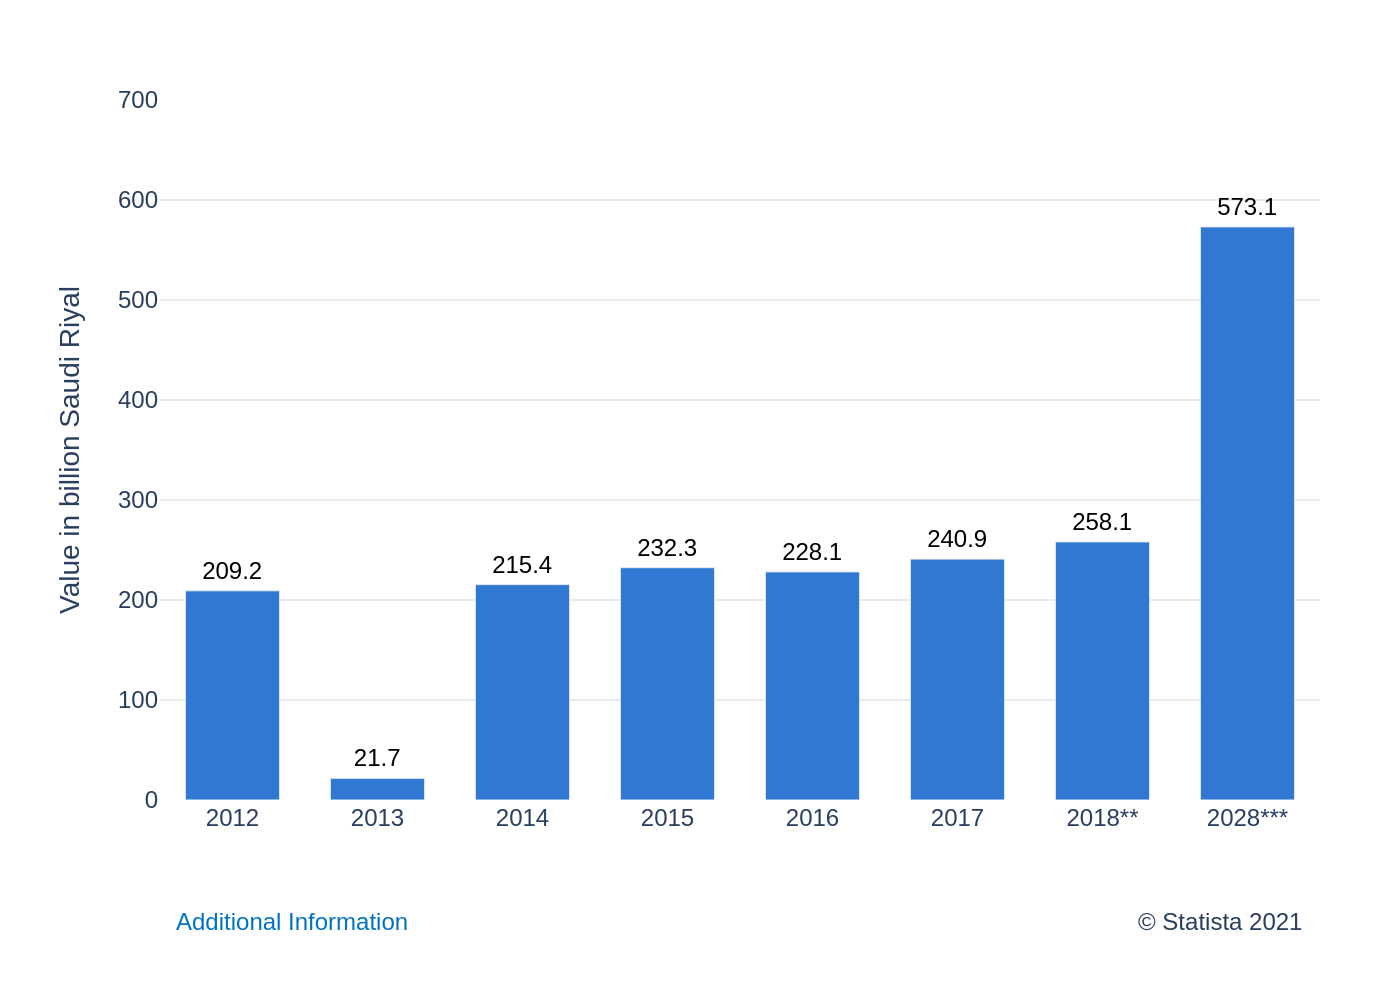

Write Python code to recreate this figure.
import sys
import json
import plotly.graph_objects as go

if len(sys.argv) != 2:
    print("Usage: python create_chart.py <path_to_json_file>")
    sys.exit(1)

json_path = sys.argv[1]

try:
    with open(json_path, 'r', encoding='utf-8') as f:
        config = json.load(f)
except FileNotFoundError:
    print(f"Error: JSON file not found at {json_path}")
    sys.exit(1)
except json.JSONDecodeError:
    print(f"Error: Could not decode JSON from {json_path}")
    sys.exit(1)

chart_data = config.get('chart_data', [])
texts = config.get('texts', {})
colors = config.get('colors', [])

categories = [item['category'] for item in chart_data]
values = [item['value'] for item in chart_data]

fig = go.Figure()

fig.add_trace(go.Bar(
    x=categories,
    y=values,
    marker_color=colors[0] if colors else '#3078D1',
    text=values,
    textposition='outside',
    texttemplate='%{text}',
    cliponaxis=False 
))

title_text = ""
if texts.get('title'):
    title_text += texts['title']
if texts.get('subtitle'):
    title_text += f"<br><sup>{texts['subtitle']}</sup>"

annotations = []
if texts.get('source'):
    annotations.append(
        dict(
            xref="paper", yref="paper",
            x=0.99, y=-0.15,
            xanchor='right', yanchor='top',
            text=texts['source'],
            showarrow=False,
            align='right',
            font=dict(family="Arial", size=12)
        )
    )

if texts.get('note'):
    annotations.append(
        dict(
            xref="paper", yref="paper",
            x=0.01, y=-0.15,
            xanchor='left', yanchor='top',
            text=texts['note'],
            showarrow=False,
            align='left',
            font=dict(family="Arial", size=12, color="#0073C0")
        )
    )

fig.update_layout(
    title=dict(
        text=title_text,
        x=0.05,
        xanchor='left'
    ),
    xaxis=dict(
        title_text=texts.get('x_axis_title'),
        showgrid=False,
        showline=False,
        tickfont=dict(size=12)
    ),
    yaxis=dict(
        title_text=texts.get('y_axis_title'),
        range=[0, 700],
        dtick=100,
        gridcolor='#EAEAEA',
        gridwidth=1,
        showline=False,
        tickfont=dict(size=12)
    ),
    font=dict(family="Arial"),
    plot_bgcolor='white',
    showlegend=False,
    margin=dict(l=80, r=40, t=50, b=100),
    annotations=annotations,
    bargap=0.35
)

fig.update_traces(
    textfont=dict(family="Arial", size=12, color='black')
)

output_filename_base = json_path.rsplit('.', 1)[0]
output_filename_png = f"{output_filename_base}.png"

fig.write_image(output_filename_png, scale=2)
print(f"Chart saved to {output_filename_png}")
